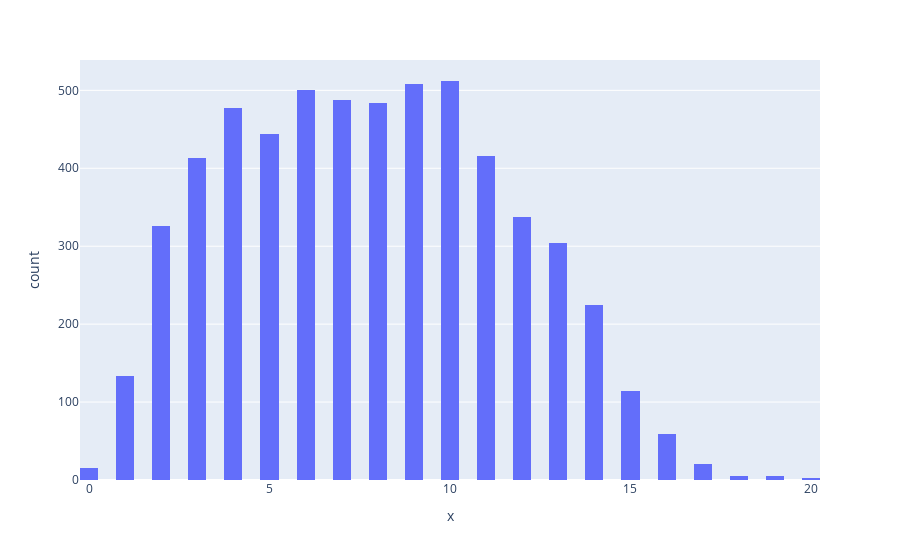

The notebook cell saved with this chart:
### Code cell
# Plot the distribution for the number of words in a text
fig = px.histogram(x = tweets_length, nbins = 50)
fig.show()

### Figure 1 — Plotly figure (JSON) as saved in the notebook; plotly's stock layout.template omitted (floating-point values rounded to 4 significant figures; data arrays with more than 128 entries replaced by an {"elided": "..."} marker saying what was removed)
{"data": [{"alignmentgroup": "True", "bingroup": "x", "hovertemplate": "x=%{x}<br>count=%{y}<extra></extra>", "legendgroup": "", "marker": {"color": "#636efa"}, "name": "", "nbinsx": 50, "offsetgroup": "", "orientation": "v", "showlegend": false, "type": "histogram", "x": {"elided": "5791 int values"}, "xaxis": "x", "yaxis": "y"}], "layout": {"barmode": "relative", "legend": {"tracegroupgap": 0}, "margin": {"t": 60}, "xaxis": {"anchor": "y", "domain": [0, 1], "title": {"text": "x"}}, "yaxis": {"anchor": "x", "domain": [0, 1], "title": {"text": "count"}}}}
